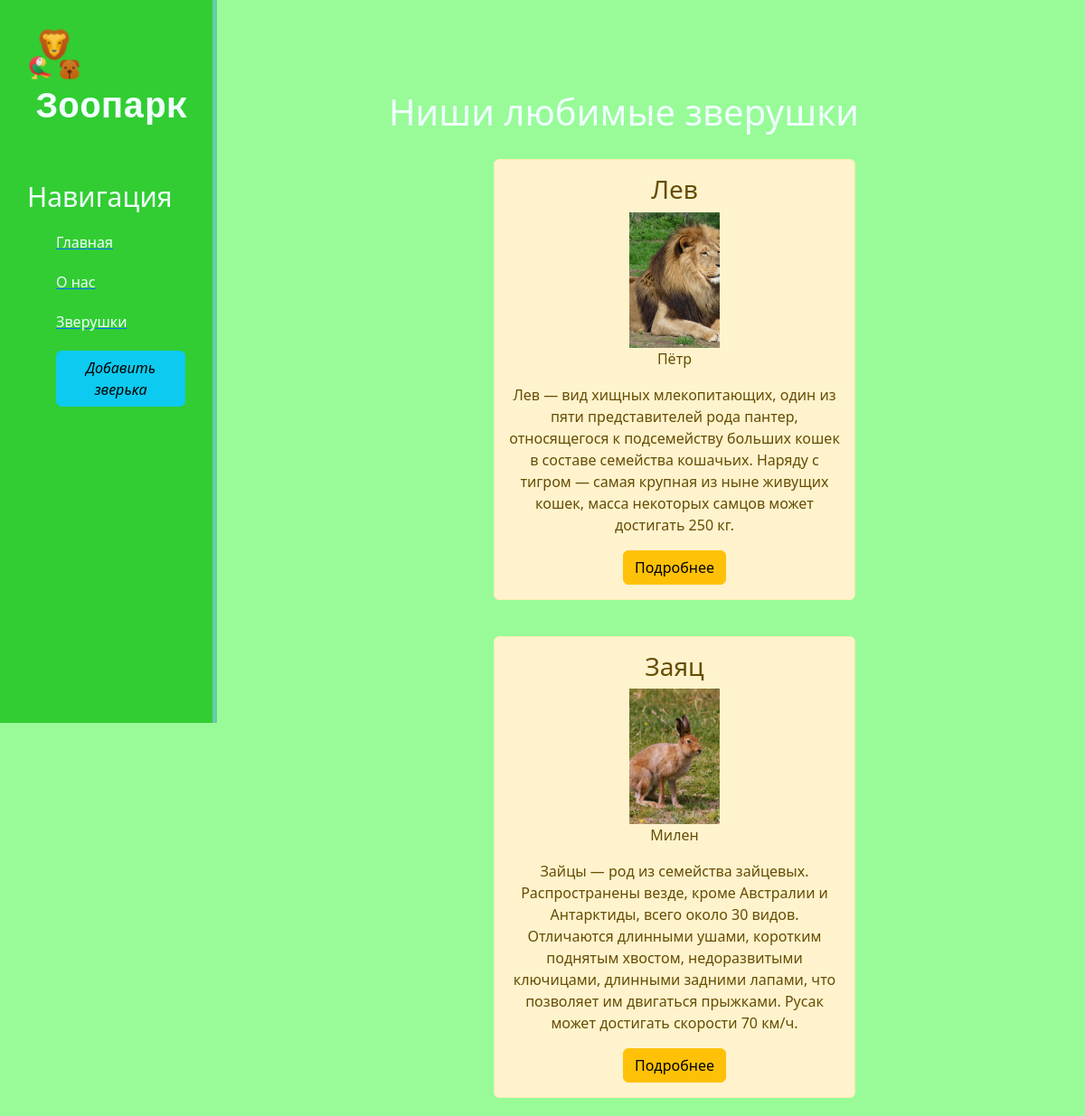
Page /news/ on the committed database.
### news/models.py (models this page shows, shortened)
class Articles(models.Model):
    kind = models.CharField('Вид животного', max_length=50)
    name = models.CharField('Имя', max_length=250)
    full_text = models.TextField('Описание')
    date = models.DateTimeField('Дата публикации')
    img = models.ImageField(upload_to='%Y/%m/%d', verbose_name='Фотография')
    class Meta:
        verbose_name='Зверь'
        verbose_name_plural = 'Зверушки'

### news/views.py (the view)
# urls.py: path('', views.news_home, name='news_home'),
def news_home(request):
    news = Articles.objects.order_by('-date')
    return render(request, 'news/news_home.html', {'news': news})

### news/templates/news/news_home.html (shortened to what this page needs)
{% extends 'main/wer.html' %}
{% load static %}
{% block content %}
    <div class="features">
        <h1>Ниши любимые зверушки</h1>
        {% if news %}
            {% for el in news %}
                <div class="alert alert-warning">
                    <h3>{{ el.kind }}</h3>
                    <img src="{{ el.img }}" width="100px" height="150px" style="object-fit: cover;" class="" >
                    <p>{{ el.name }}</p>
                    <p>{{ el.full_text }}</p>
                    <a href="{% url 'news-detail' el.id %}" class="btn btn-warning">Подробнее</a>
                </div>
            {% endfor %}
        {% else %}
            <p>Все звери убежали</p>
        {% endif %}
    </div>
{% endblock %}

### main/templates/main/wer.html (shortened to what this page needs)
{% load static %}
<!doctype html>
<html lang="en">
<head>
    <link rel="stylesheet" href="https://cdn.jsdelivr.net/npm/bootstrap@5.2.3/dist/css/bootstrap.min.css" >
    <link rel="stylesheet" href="{% static 'main/css/main.css' %}" >
</head>
<body>
    <aside>
        <img src="{% static 'main/img/icons8-группа-животных-48.png' %}" alt="Лого">
        <samp class="logo">Зоопарк</samp>
        <h3>Навигация</h3>
        <ul>
            <a href="{% url 'home' %}"><li>Главная</li></a>
            <a href="{% url 'about' %}"><li>О нас</li></a>
            <a href="{% url 'news_home' %}"><li>Зверушки</li></a>
            <a href="{% url 'create' %}"><li><button class="btn btn-info"><i class="fas fa-plus-circle" >Добавить зверька</i></button></li></a>
        </ul>
    </aside>
    <main>
        {% block content%}
        {% endblock %}
    </main>
</body>
</html>

### main/static/main/css/main.css (style rules this page uses)
body { background: #98FB98; }
aside { float: left; background: #32CD32; width: 20%; padding: 2.5%; height: 100vh; color: azure; border-right: 5px solid #66CDAA; }
aside img { width: 60px; float: left; }
aside .logo { font-size: 40px; margin-left: 10px; font-weight: bold; }
aside h3 { margin-top: 50px; font-size: 30px; }
aside ul { list-style: none; }
aside ul li { color:azure ; display: block; margin-top: 20px; transition: all .6s ease; }
main .features { float: left; color: azure; margin-top: 100px; text-align: center; width: 75%; }
.alert-warning { float: left; clear: both; width: 400px; margin: 20px 34%; text-align: center; }

### rows in the picture
Articles: kind "Лев", img (picture), name "Пётр", full_text "Лев — вид хищных млекопитающих, один из пяти представителей рода пантер, относящегося к подсемейству больших кошек в составе семейства кошачьих. Наряду с тигром — самая крупная из ныне живущих кошек, масса некоторых самцов может достигать 250 кг."
Articles: kind "Заяц", img (picture), name "Милен", full_text "Зайцы — род из семейства зайцевых. Распространены везде, кроме Австралии и Антарктиды, всего около 30 видов. Отличаются длинными ушами, коротким поднятым хвостом, недоразвитыми ключицами, длинными задними лапами, что позволяет им двигаться прыжками. Русак может достигать скорости 70 км/ч."
